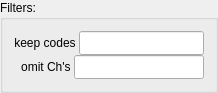
        <widget class="QGroupBox" name="gr_filter">
         <property name="sizePolicy">
          <sizepolicy hsizetype="Fixed" vsizetype="Fixed">
           <horstretch>0</horstretch>
           <verstretch>0</verstretch>
          </sizepolicy>
         </property>
         <property name="minimumSize">
          <size>
           <width>220</width>
           <height>90</height>
          </size>
         </property>
         <property name="maximumSize">
          <size>
           <width>220</width>
           <height>90</height>
          </size>
         </property>
         <property name="title">
          <string>Filters:</string>
         </property>
         <layout class="QVBoxLayout" name="verticalLayout_2">
          <property name="spacing">
           <number>0</number>
          </property>
          <property name="sizeConstraint">
           <enum>QLayout::SetFixedSize</enum>
          </property>
          <item>
           <layout class="QHBoxLayout" name="horizontalLayout_5">
            <property name="spacing">
             <number>0</number>
            </property>
            <item>
             <widget class="QLabel" name="lb_keepcode">
              <property name="sizePolicy">
               <sizepolicy hsizetype="Fixed" vsizetype="Preferred">
                <horstretch>0</horstretch>
                <verstretch>0</verstretch>
               </sizepolicy>
              </property>
              <property name="minimumSize">
               <size>
                <width>60</width>
                <height>0</height>
               </size>
              </property>
              <property name="text">
               <string>keep codes </string>
              </property>
              <property name="alignment">
               <set>Qt::AlignRight|Qt::AlignTrailing|Qt::AlignVCenter</set>
              </property>
             </widget>
            </item>
            <item>
             <widget class="QLineEdit" name="le_keepcode">
              <property name="sizePolicy">
               <sizepolicy hsizetype="Fixed" vsizetype="Fixed">
                <horstretch>0</horstretch>
                <verstretch>0</verstretch>
               </sizepolicy>
              </property>
              <property name="minimumSize">
               <size>
                <width>103</width>
                <height>24</height>
               </size>
              </property>
              <property name="maximumSize">
               <size>
                <width>130</width>
                <height>24</height>
               </size>
              </property>
             </widget>
            </item>
           </layout>
          </item>
          <item>
           <layout class="QHBoxLayout" name="horizontalLayout_7">
            <property name="spacing">
             <number>0</number>
            </property>
            <item>
             <widget class="QLabel" name="lb_omitch">
              <property name="sizePolicy">
               <sizepolicy hsizetype="Fixed" vsizetype="Preferred">
                <horstretch>0</horstretch>
                <verstretch>0</verstretch>
               </sizepolicy>
              </property>
              <property name="minimumSize">
               <size>
                <width>60</width>
                <height>0</height>
               </size>
              </property>
              <property name="maximumSize">
               <size>
                <width>60</width>
                <height>16777215</height>
               </size>
              </property>
              <property name="text">
               <string>omit Ch's </string>
              </property>
              <property name="alignment">
               <set>Qt::AlignRight|Qt::AlignTrailing|Qt::AlignVCenter</set>
              </property>
             </widget>
            </item>
            <item>
             <widget class="QLineEdit" name="le_omitch">
              <property name="sizePolicy">
               <sizepolicy hsizetype="Fixed" vsizetype="Fixed">
                <horstretch>0</horstretch>
                <verstretch>0</verstretch>
               </sizepolicy>
              </property>
              <property name="minimumSize">
               <size>
                <width>130</width>
                <height>24</height>
               </size>
              </property>
              <property name="maximumSize">
               <size>
                <width>130</width>
                <height>24</height>
               </size>
              </property>
             </widget>
            </item>
           </layout>
          </item>
         </layout>
        </widget>
